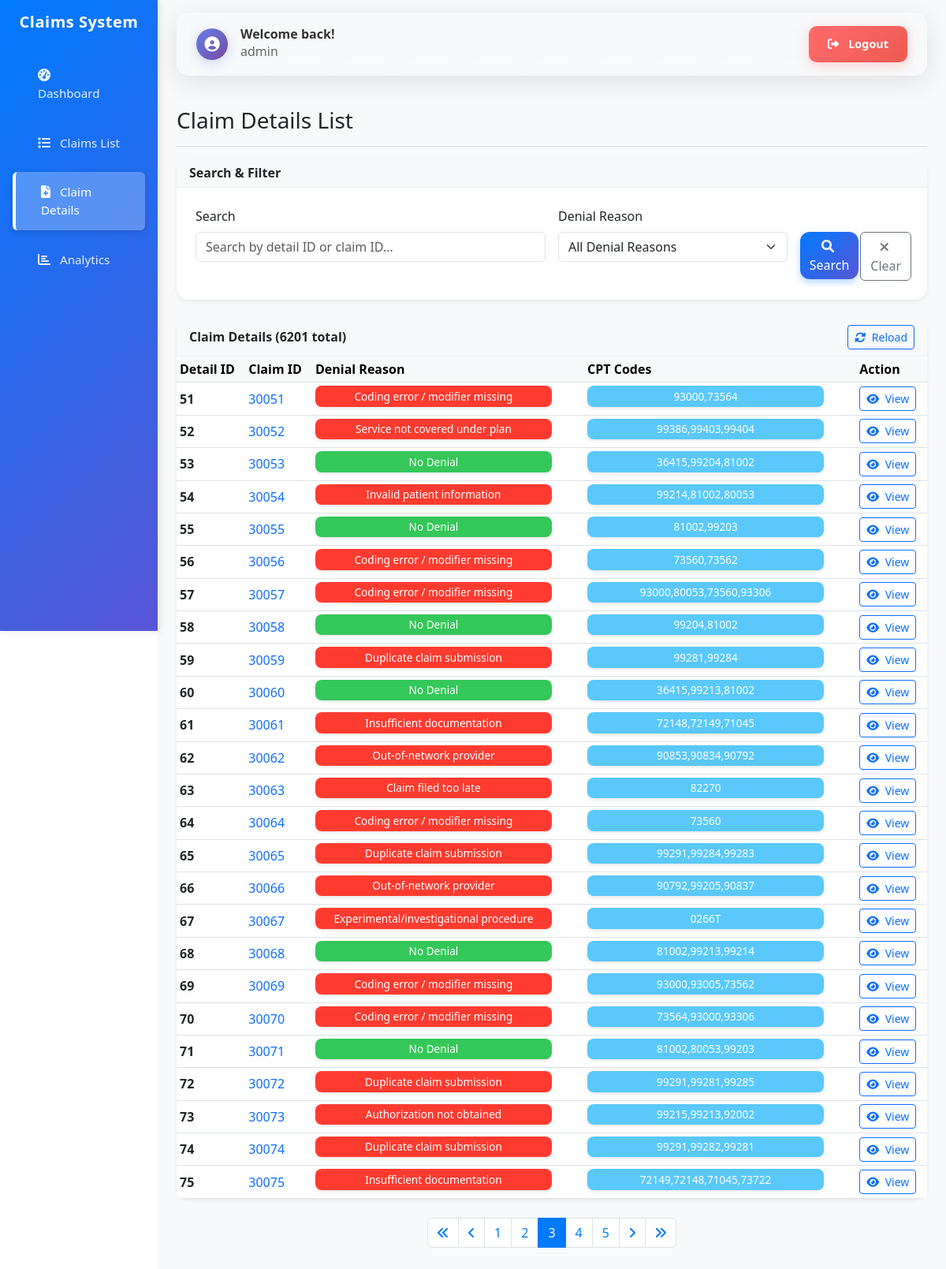
The app's page /dashboard/claim-details/?page=3 (signed in) with its own data.
### claims/models.py (models this page shows, shortened)
class ClaimDetail(models.Model):
    id = models.IntegerField(primary_key=True)
    claim_id = models.BigIntegerField()
    denial_reason = models.CharField(max_length=500, blank=True, null=True)
    cpt_codes = models.CharField(max_length=500, blank=True, null=True)
    class Meta:
        db_table = 'claim_detail'
        verbose_name = 'Claim Detail'
        verbose_name_plural = 'Claim Details'

### claims/views.py (the view)
# urls.py: path('claim-details/', views.claim_details_list, name='claim_details_list'),
@login_required
def claim_details_list(request):
    details = ClaimDetail.objects.all()
    search_query = request.GET.get('search', '')
    if search_query:
        details = details.filter(
            Q(claim_id__icontains=search_query) |
            Q(denial_reason__icontains=search_query) |
            Q(cpt_codes__icontains=search_query)
        )
    denial_filter = request.GET.get('denial_reason', '')
    if denial_filter:
        if denial_filter == 'No Denial':
            details = details.filter(denial_reason__isnull=True) | details.filter(denial_reason='')
        else:
            details = details.filter(denial_reason=denial_filter)
    denial_reasons = ClaimDetail.objects.exclude(
        denial_reason__isnull=True
    ).exclude(
        denial_reason=''
    ).values_list('denial_reason', flat=True).distinct()
    details = details.order_by('id')  # Order by ID for consistent pagination
    paginator = Paginator(details, 25)
    page_number = request.GET.get('page')
    page_obj = paginator.get_page(page_number)
    context = {
        'page_obj': page_obj,
        'search_query': search_query,
        'denial_filter': denial_filter,
        'denial_reasons': denial_reasons,
    }
    return render(request, 'claims/claim_details_list.html', context)

### templates/claims/claim_details_list.html (shortened to what this page needs)
{% extends 'base.html' %}
{% block content %}
<div class="d-flex justify-content-between flex-wrap flex-md-nowrap align-items-center pt-3 pb-2 mb-3 border-bottom">
    <h1 class="h2 fs-3 fs-md-2">Claim Details List</h1>
</div>
<div class="card shadow-sm mb-4" x-data="{
    searchQuery: '{{ search_query }}'
}">
    <div class="card-header bg-light">
        <h6 class="m-0 fw-bold fs-6">Search & Filter</h6>
    </div>
    <div class="card-body p-3 p-md-4">
        <form method="get" class="row g-3">
            <div class="col-12 col-sm-6 col-lg-6">
                <label for="search" class="form-label">Search</label>
                <input type="text" class="form-control" id="search" name="search"
                       value="{{ search_query }}" placeholder="Search by detail ID or claim ID...">
            </div>
            <div class="col-12 col-sm-6 col-lg-4">
                <label for="denial_reason" class="form-label">Denial Reason</label>
                <select class="form-select" id="denial_reason" name="denial_reason">
                    <option value="">All Denial Reasons</option>
                </select>
            </div>
            <div class="col-12 col-sm-6 col-lg-1">
                <label class="form-label">&nbsp;</label>
                <div class="d-grid">
                    <button type="submit" class="btn btn-primary">
                        <i class="fas fa-search me-1"></i>
                        <span class="d-none d-sm-inline">Search</span>
                    </button>
                </div>
            </div>
            <div class="col-12 col-sm-6 col-lg-1">
                <label class="form-label">&nbsp;</label>
                <div class="d-grid">
                    <a href="{% url 'claims:claim_details_list' %}" class="btn btn-outline-secondary">
                        <i class="fas fa-times me-1"></i>
                        <span class="d-none d-sm-inline">Clear</span>
                    </a>
                </div>
            </div>
        </form>
    </div>
</div>
<div class="row g-3 mb-4">
    <div class="col-12">
        <div class="card shadow-sm">
            <div class="card-header bg-light d-flex justify-content-between align-items-center">
                <h6 class="m-0 fw-bold fs-6">Claim Details ({{ page_obj.paginator.count }} total)</h6>
                <div class="btn-group" role="group">
                    <button type="button" class="btn btn-outline-primary btn-sm" onclick="reloadClaimDetails()">
                        <i class="fas fa-sync-alt me-1"></i>
                        <span class="d-none d-sm-inline">Reload</span>
                    </button>
                </div>
            </div>
            <div class="card-body p-0">
                <div class="table-responsive claim-line-items">
                    <table class="table table-hover table-sm mb-0">
                        <thead class="table-light">
                            <tr>
                                <th class="text-nowrap">Detail ID</th>
                                <th class="text-nowrap">Claim ID</th>
                                <th class="text-nowrap">Denial Reason</th>
                                <th class="text-nowrap">CPT Codes</th>
                                <th class="text-nowrap">Action</th>
                            </tr>
                        </thead>
                        <tbody>
                            {% for detail in page_obj %}
                            <tr>
                                <td class="text-nowrap"><strong>{{ detail.id }}</strong></td>
                                <td class="text-nowrap">
                                    <a href="{% url 'claims:claim_detail' detail.claim_id %}" class="text-decoration-none">
                                        {{ detail.claim_id }}
                                    </a>
                                </td>
                                <td class="text-break">
                                    {% if detail.denial_reason %}
                                        <span class="badge bg-danger diagnosis-badge">{{ detail.denial_reason }}</span>
                                    {% else %}
                                        <span class="badge bg-success diagnosis-badge">No Denial</span>
                                    {% endif %}
                                </td>
                                <td class="text-break">
                                    {% if detail.cpt_codes %}
                                        <span class="badge bg-info diagnosis-badge">{{ detail.cpt_codes }}</span>
                                    {% else %}
                                        <span class="text-muted">-</span>
                                    {% endif %}
                                </td>
                                <td class="text-nowrap">
                                    <div class="btn-group" role="group">
                                        <a href="{% url 'claims:claim_detail' detail.claim_id %}" class="btn btn-sm btn-outline-primary">
                                            <i class="fas fa-eye me-1"></i>
                                            <span class="d-none d-sm-inline">View</span>
                                        </a>
                                    </div>
                                </td>
                            </tr>
                            {% endfor %}
                        </tbody>
                    </table>
                </div>
            </div>
        </div>
    </div>
</div>
{% if page_obj.has_other_pages %}
<div class="row">
    <div class="col-12">
        <nav aria-label="Claim details pagination">
            <ul class="pagination justify-content-center">
                {% if page_obj.has_previous %}
                <li class="page-item">
                    <a class="page-link" href="?page=1{% if search_query %}&search={{ search_query }}{% endif %}{% if denial_filter %}&denial_reason={{ denial_filter }}{% endif %}">
                        <i class="fas fa-angle-double-left"></i>
                    </a>
                </li>
                <li class="page-item">
                    <a class="page-link" href="?page={{ page_obj.previous_page_number }}{% if search_query %}&search={{ search_query }}{% endif %}{% if denial_filter %}&denial_reason={{ denial_filter }}{% endif %}">
                        <i class="fas fa-angle-left"></i>
                    </a>
                </li>
                {% endif %}
                {% for num in page_obj.paginator.page_range %}
                    {% if page_obj.number == num %}
                    <li class="page-item active">
                        <span class="page-link">{{ num }}</span>
                    </li>
                    {% elif num > page_obj.number|add:'-3' and num < page_obj.number|add:'3' %}
                    <li class="page-item">
                        <a class="page-link" href="?page={{ num }}{% if search_query %}&search={{ search_query }}{% endif %}{% if denial_filter %}&denial_reason={{ denial_filter }}{% endif %}">{{ num }}</a>
                    </li>
                    {% endif %}
                {% endfor %}
                {% if page_obj.has_next %}
                <li class="page-item">
                    <a class="page-link" href="?page={{ page_obj.next_page_number }}{% if search_query %}&search={{ search_query }}{% endif %}{% if denial_filter %}&denial_reason={{ denial_filter }}{% endif %}">
                        <i class="fas fa-angle-right"></i>
                    </a>
                </li>
                <li class="page-item">
                    <a class="page-link" href="?page={{ page_obj.paginator.num_pages }}{% if search_query %}&search={{ search_query }}{% endif %}{% if denial_filter %}&denial_reason={{ denial_filter }}{% endif %}">
                        <i class="fas fa-angle-double-right"></i>
                    </a>
                </li>
                {% endif %}
            </ul>
        </nav>
    </div>
</div>
{% endif %}
{% endblock %}

### templates/base.html (shortened to what this page needs)
<!DOCTYPE html>
<html lang="en">
<head>
    <link href="https://cdn.jsdelivr.net/npm/bootstrap@5.3.0/dist/css/bootstrap.min.css" rel="stylesheet">
    <link href="https://cdnjs.cloudflare.com/ajax/libs/font-awesome/6.0.0/css/all.min.css" rel="stylesheet">
</head>
<body>
    <div class="container-fluid p-0">
        <div class="row g-0 m-0">
            <nav class="col-12 col-md-3 col-lg-2 d-md-block sidebar collapse offcanvas-md offcanvas-start" id="sidebarOffcanvas" tabindex="-1" aria-labelledby="sidebarOffcanvasLabel">
                <div class="offcanvas-body p-0">
                    <div class="position-sticky pt-3">
                        <div class="text-center mb-4 px-3">
                            <h4 class="text-white fs-5 fs-md-4">Claims System</h4>
                        </div>
                        <ul class="nav flex-column px-3">
                            <li class="nav-item">
                                <a class="nav-link {% if request.resolver_match.url_name == 'dashboard' %}active{% endif %}" href="{% url 'claims:dashboard' %}">
                                    <i class="fas fa-tachometer-alt me-2"></i>
                                    <span class="d-none d-sm-inline">Dashboard</span>
                                </a>
                            </li>
                            <li class="nav-item">
                                <a class="nav-link {% if request.resolver_match.url_name == 'claim_list' %}active{% endif %}" href="{% url 'claims:claim_list' %}">
                                    <i class="fas fa-list me-2"></i>
                                    <span class="d-none d-sm-inline">Claims List</span>
                                </a>
                            </li>
                            <li class="nav-item">
                                <a class="nav-link {% if request.resolver_match.url_name == 'claim_details_list' %}active{% endif %}" href="{% url 'claims:claim_details_list' %}">
                                    <i class="fas fa-file-medical me-2"></i>
                                    <span class="d-none d-sm-inline">Claim Details</span>
                                </a>
                            </li>
                            <li class="nav-item">
                                <a class="nav-link {% if request.resolver_match.url_name == 'analytics' %}active{% endif %}" href="{% url 'claims:analytics' %}">
                                    <i class="fas fa-chart-bar me-2"></i>
                                    <span class="d-none d-sm-inline">Analytics</span>
                                </a>
                            </li>
                        </ul>
                    </div>
                </div>
            </nav>
            <main class="col-12 col-md-9 ms-sm-auto col-lg-10 px-3 px-md-4 main-content">
                <div class="pt-3 pb-2 mb-3">
                    {% if user.is_authenticated %}
                    <div class="user-header mb-4">
                        <div class="d-flex flex-column flex-sm-row justify-content-between align-items-start align-items-sm-center gap-3">
                            <div class="welcome-section">
                                <div class="welcome-icon">
                                    <i class="fas fa-user-circle"></i>
                                </div>
                                <div class="welcome-text">
                                    <h6 class="welcome-title mb-0">Welcome back!</h6>
                                    <small class="welcome-subtitle">{{ user.username }}</small>
                                </div>
                            </div>
                            <div class="logout-section">
                                <a href="{% url 'logout' %}" class="btn btn-logout">
                                    <i class="fas fa-sign-out-alt me-2"></i>
                                    <span class="d-none d-sm-inline">Logout</span>
                                </a>
                            </div>
                        </div>
                    </div>
                    {% endif %}
                    {% block content %}{% endblock %}
                </div>
            </main>
        </div>
    </div>
</body>
</html>

### records on screen
ClaimDetail: id "51", claim_id "30051", denial_reason "Coding error / modifier missing", cpt_codes "93000,73564"
ClaimDetail: id "52", claim_id "30052", denial_reason "Service not covered under plan", cpt_codes "99386,99403,99404"
ClaimDetail: id "53", claim_id "30053", shows "No Denial", cpt_codes "36415,99204,81002"
ClaimDetail: id "54", claim_id "30054", denial_reason "Invalid patient information", cpt_codes "99214,81002,80053"
ClaimDetail: id "55", claim_id "30055", shows "No Denial", cpt_codes "81002,99203"
ClaimDetail: id "56", claim_id "30056", denial_reason "Coding error / modifier missing", cpt_codes "73560,73562"
ClaimDetail: id "57", claim_id "30057", denial_reason "Coding error / modifier missing", cpt_codes "93000,80053,73560,93306"
ClaimDetail: id "58", claim_id "30058", shows "No Denial", cpt_codes "99204,81002"
ClaimDetail: id "59", claim_id "30059", denial_reason "Duplicate claim submission", cpt_codes "99281,99284"
ClaimDetail: id "60", claim_id "30060", shows "No Denial", cpt_codes "36415,99213,81002"
ClaimDetail: id "61", claim_id "30061", denial_reason "Insufficient documentation", cpt_codes "72148,72149,71045"
ClaimDetail: id "62", claim_id "30062", denial_reason "Out-of-network provider", cpt_codes "90853,90834,90792"
ClaimDetail: id "63", claim_id "30063", denial_reason "Claim filed too late", cpt_codes "82270"
ClaimDetail: id "64", claim_id "30064", denial_reason "Coding error / modifier missing", cpt_codes "73560"
ClaimDetail: id "65", claim_id "30065", denial_reason "Duplicate claim submission", cpt_codes "99291,99284,99283"
ClaimDetail: id "66", claim_id "30066", denial_reason "Out-of-network provider", cpt_codes "90792,99205,90837"
ClaimDetail: id "67", claim_id "30067", denial_reason "Experimental/investigational procedure", cpt_codes "0266T"
ClaimDetail: id "68", claim_id "30068", shows "No Denial", cpt_codes "81002,99213,99214"
ClaimDetail: id "69", claim_id "30069", denial_reason "Coding error / modifier missing", cpt_codes "93000,93005,73562"
ClaimDetail: id "70", claim_id "30070", denial_reason "Coding error / modifier missing", cpt_codes "73564,93000,93306"
ClaimDetail: id "71", claim_id "30071", shows "No Denial", cpt_codes "81002,80053,99203"
ClaimDetail: id "72", claim_id "30072", denial_reason "Duplicate claim submission", cpt_codes "99291,99281,99285"
ClaimDetail: id "73", claim_id "30073", denial_reason "Authorization not obtained", cpt_codes "99215,99213,92002"
ClaimDetail: id "74", claim_id "30074", denial_reason "Duplicate claim submission", cpt_codes "99291,99282,99281"
ClaimDetail: id "75", claim_id "30075", denial_reason "Insufficient documentation", cpt_codes "72149,72148,71045,73722"

### other values on screen
{{ user.username }} "admin"
{{ page_obj.paginator.count }} "6201"
{{ num }} "1" "2" "4" "5"
{{ num }} "3"
